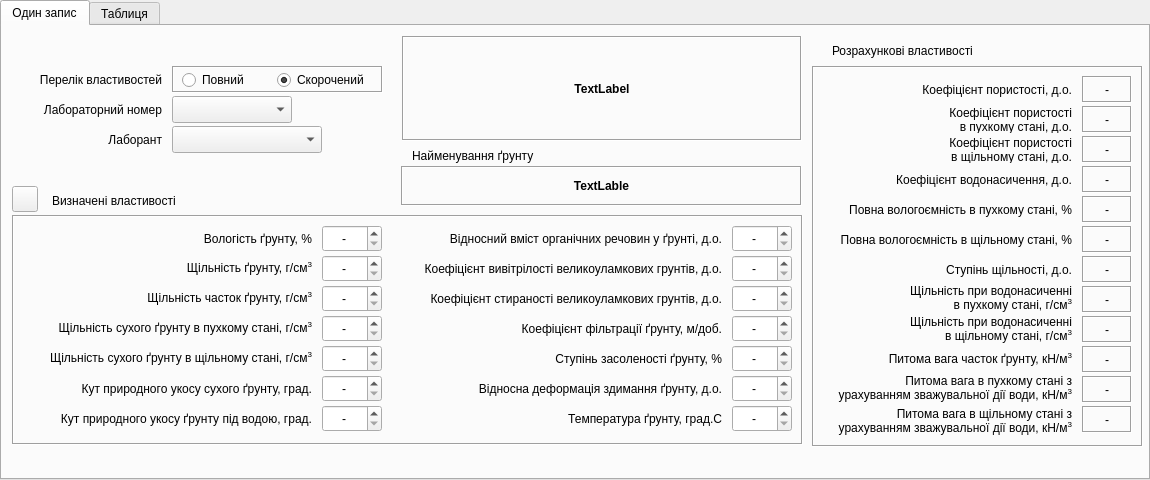
<?xml version="1.0" encoding="UTF-8"?>
<ui version="4.0">
 <class>Pesok_win</class>
 <widget class="QTabWidget" name="Pesok_win">
  <property name="geometry">
   <rect>
    <x>0</x>
    <y>0</y>
    <width>1150</width>
    <height>480</height>
   </rect>
  </property>
  <property name="windowTitle">
   <string>Властивості незв'язних (піщаних і великоуламкових) ґрунтів</string>
  </property>
  <property name="windowIcon">
   <iconset>
    <normaloff>../icons/16x16/categories/applications-engineering.png</normaloff>../icons/16x16/categories/applications-engineering.png</iconset>
  </property>
  <property name="locale">
   <locale language="Ukrainian" country="Ukraine"/>
  </property>
  <property name="currentIndex">
   <number>0</number>
  </property>
  <property name="tabsClosable">
   <bool>false</bool>
  </property>
  <property name="movable">
   <bool>false</bool>
  </property>
  <widget class="QWidget" name="tab">
   <attribute name="title">
    <string>Один запис</string>
   </attribute>
   <widget class="QLabel" name="label">
    <property name="geometry">
     <rect>
      <x>400</x>
      <y>10</y>
      <width>400</width>
      <height>105</height>
     </rect>
    </property>
    <property name="font">
     <font>
      <weight>75</weight>
      <bold>true</bold>
     </font>
    </property>
    <property name="frameShape">
     <enum>QFrame::Box</enum>
    </property>
    <property name="frameShadow">
     <enum>QFrame::Sunken</enum>
    </property>
    <property name="text">
     <string>TextLabel</string>
    </property>
    <property name="alignment">
     <set>Qt::AlignCenter</set>
    </property>
    <property name="wordWrap">
     <bool>true</bool>
    </property>
   </widget>
   <widget class="QLabel" name="label_19">
    <property name="geometry">
     <rect>
      <x>50</x>
      <y>160</y>
      <width>150</width>
      <height>30</height>
     </rect>
    </property>
    <property name="text">
     <string>Визначені властивості</string>
    </property>
    <property name="alignment">
     <set>Qt::AlignLeading|Qt::AlignLeft|Qt::AlignVCenter</set>
    </property>
   </widget>
   <widget class="QLabel" name="label_20">
    <property name="geometry">
     <rect>
      <x>10</x>
      <y>70</y>
      <width>150</width>
      <height>27</height>
     </rect>
    </property>
    <property name="sizePolicy">
     <sizepolicy hsizetype="Preferred" vsizetype="Preferred">
      <horstretch>0</horstretch>
      <verstretch>0</verstretch>
     </sizepolicy>
    </property>
    <property name="text">
     <string>Лабораторний номер</string>
    </property>
    <property name="alignment">
     <set>Qt::AlignRight|Qt::AlignTrailing|Qt::AlignVCenter</set>
    </property>
   </widget>
   <widget class="QComboBox" name="comboBox">
    <property name="geometry">
     <rect>
      <x>170</x>
      <y>70</y>
      <width>120</width>
      <height>27</height>
     </rect>
    </property>
   </widget>
   <widget class="QFrame" name="frame_2">
    <property name="geometry">
     <rect>
      <x>10</x>
      <y>189</y>
      <width>791</width>
      <height>230</height>
     </rect>
    </property>
    <property name="frameShape">
     <enum>QFrame::Box</enum>
    </property>
    <property name="frameShadow">
     <enum>QFrame::Sunken</enum>
    </property>
    <widget class="QLabel" name="label_14">
     <property name="geometry">
      <rect>
       <x>380</x>
       <y>130</y>
       <width>330</width>
       <height>27</height>
      </rect>
     </property>
     <property name="text">
      <string>Ступiнь засоленостi ґрунту, %</string>
     </property>
     <property name="alignment">
      <set>Qt::AlignRight|Qt::AlignTrailing|Qt::AlignVCenter</set>
     </property>
    </widget>
    <widget class="QDoubleSpinBox" name="doubleSpinBox_7">
     <property name="geometry">
      <rect>
       <x>310</x>
       <y>190</y>
       <width>60</width>
       <height>27</height>
      </rect>
     </property>
     <property name="alignment">
      <set>Qt::AlignCenter</set>
     </property>
     <property name="specialValueText">
      <string>-</string>
     </property>
     <property name="decimals">
      <number>1</number>
     </property>
     <property name="maximum">
      <double>90.000000000000000</double>
     </property>
     <property name="singleStep">
      <double>0.100000000000000</double>
     </property>
    </widget>
    <widget class="QLabel" name="label_3">
     <property name="geometry">
      <rect>
       <x>10</x>
       <y>10</y>
       <width>290</width>
       <height>27</height>
      </rect>
     </property>
     <property name="text">
      <string>Вологість ґрунту, %</string>
     </property>
     <property name="alignment">
      <set>Qt::AlignRight|Qt::AlignTrailing|Qt::AlignVCenter</set>
     </property>
    </widget>
    <widget class="QDoubleSpinBox" name="doubleSpinBox_6">
     <property name="geometry">
      <rect>
       <x>310</x>
       <y>160</y>
       <width>60</width>
       <height>27</height>
      </rect>
     </property>
     <property name="alignment">
      <set>Qt::AlignCenter</set>
     </property>
     <property name="specialValueText">
      <string>-</string>
     </property>
     <property name="decimals">
      <number>1</number>
     </property>
     <property name="maximum">
      <double>90.000000000000000</double>
     </property>
     <property name="singleStep">
      <double>0.100000000000000</double>
     </property>
     <property name="value">
      <double>0.000000000000000</double>
     </property>
    </widget>
    <widget class="QDoubleSpinBox" name="doubleSpinBox_11">
     <property name="geometry">
      <rect>
       <x>720</x>
       <y>100</y>
       <width>60</width>
       <height>27</height>
      </rect>
     </property>
     <property name="alignment">
      <set>Qt::AlignCenter</set>
     </property>
     <property name="specialValueText">
      <string>-</string>
     </property>
     <property name="singleStep">
      <double>0.010000000000000</double>
     </property>
    </widget>
    <widget class="QDoubleSpinBox" name="doubleSpinBox_14">
     <property name="geometry">
      <rect>
       <x>720</x>
       <y>190</y>
       <width>60</width>
       <height>27</height>
      </rect>
     </property>
     <property name="alignment">
      <set>Qt::AlignCenter</set>
     </property>
     <property name="specialValueText">
      <string>-</string>
     </property>
     <property name="decimals">
      <number>1</number>
     </property>
     <property name="minimum">
      <double>-99.000000000000000</double>
     </property>
     <property name="singleStep">
      <double>0.100000000000000</double>
     </property>
     <property name="value">
      <double>-99.000000000000000</double>
     </property>
    </widget>
    <widget class="QLabel" name="label_7">
     <property name="geometry">
      <rect>
       <x>10</x>
       <y>130</y>
       <width>290</width>
       <height>27</height>
      </rect>
     </property>
     <property name="text">
      <string>&lt;html&gt;&lt;head/&gt;&lt;body&gt;&lt;p&gt;Щільність сухого ґрунту в щільному стані, г/см&lt;span style=&quot; vertical-align:super;&quot;&gt;3&lt;/span&gt;&lt;/p&gt;&lt;/body&gt;&lt;/html&gt;</string>
     </property>
     <property name="alignment">
      <set>Qt::AlignRight|Qt::AlignTrailing|Qt::AlignVCenter</set>
     </property>
    </widget>
    <widget class="QLabel" name="label_15">
     <property name="geometry">
      <rect>
       <x>380</x>
       <y>160</y>
       <width>330</width>
       <height>27</height>
      </rect>
     </property>
     <property name="text">
      <string>Вiдносна деформацiя здимання ґрунту, д.о.</string>
     </property>
     <property name="alignment">
      <set>Qt::AlignRight|Qt::AlignTrailing|Qt::AlignVCenter</set>
     </property>
    </widget>
    <widget class="QDoubleSpinBox" name="doubleSpinBox_2">
     <property name="geometry">
      <rect>
       <x>310</x>
       <y>40</y>
       <width>60</width>
       <height>27</height>
      </rect>
     </property>
     <property name="alignment">
      <set>Qt::AlignCenter</set>
     </property>
     <property name="specialValueText">
      <string>-</string>
     </property>
     <property name="maximum">
      <double>5.000000000000000</double>
     </property>
     <property name="singleStep">
      <double>0.010000000000000</double>
     </property>
    </widget>
    <widget class="QLabel" name="label_16">
     <property name="geometry">
      <rect>
       <x>380</x>
       <y>190</y>
       <width>330</width>
       <height>27</height>
      </rect>
     </property>
     <property name="text">
      <string>Температура ґрунту, град.С</string>
     </property>
     <property name="alignment">
      <set>Qt::AlignRight|Qt::AlignTrailing|Qt::AlignVCenter</set>
     </property>
    </widget>
    <widget class="QLabel" name="label_4">
     <property name="geometry">
      <rect>
       <x>10</x>
       <y>40</y>
       <width>290</width>
       <height>27</height>
      </rect>
     </property>
     <property name="text">
      <string>&lt;html&gt;&lt;head/&gt;&lt;body&gt;&lt;p&gt;Щільність ґрунту, г/см&lt;span style=&quot; vertical-align:super;&quot;&gt;3&lt;/span&gt;&lt;/p&gt;&lt;/body&gt;&lt;/html&gt;</string>
     </property>
     <property name="alignment">
      <set>Qt::AlignRight|Qt::AlignTrailing|Qt::AlignVCenter</set>
     </property>
    </widget>
    <widget class="QDoubleSpinBox" name="doubleSpinBox_5">
     <property name="geometry">
      <rect>
       <x>310</x>
       <y>130</y>
       <width>60</width>
       <height>27</height>
      </rect>
     </property>
     <property name="alignment">
      <set>Qt::AlignCenter</set>
     </property>
     <property name="specialValueText">
      <string>-</string>
     </property>
     <property name="maximum">
      <double>5.000000000000000</double>
     </property>
     <property name="singleStep">
      <double>0.010000000000000</double>
     </property>
    </widget>
    <widget class="QDoubleSpinBox" name="doubleSpinBox_13">
     <property name="geometry">
      <rect>
       <x>720</x>
       <y>160</y>
       <width>60</width>
       <height>27</height>
      </rect>
     </property>
     <property name="alignment">
      <set>Qt::AlignCenter</set>
     </property>
     <property name="specialValueText">
      <string>-</string>
     </property>
     <property name="decimals">
      <number>3</number>
     </property>
     <property name="maximum">
      <double>1.000000000000000</double>
     </property>
     <property name="singleStep">
      <double>0.001000000000000</double>
     </property>
    </widget>
    <widget class="QLabel" name="label_9">
     <property name="geometry">
      <rect>
       <x>10</x>
       <y>190</y>
       <width>290</width>
       <height>27</height>
      </rect>
     </property>
     <property name="text">
      <string>Кут природного укосу ґрунту під водою, град.</string>
     </property>
     <property name="alignment">
      <set>Qt::AlignRight|Qt::AlignTrailing|Qt::AlignVCenter</set>
     </property>
    </widget>
    <widget class="QLabel" name="label_10">
     <property name="geometry">
      <rect>
       <x>380</x>
       <y>10</y>
       <width>330</width>
       <height>27</height>
      </rect>
     </property>
     <property name="text">
      <string>Вiдносний вмiст органiчних речовин у ґрунті, д.о.</string>
     </property>
     <property name="alignment">
      <set>Qt::AlignRight|Qt::AlignTrailing|Qt::AlignVCenter</set>
     </property>
    </widget>
    <widget class="QDoubleSpinBox" name="doubleSpinBox_9">
     <property name="geometry">
      <rect>
       <x>720</x>
       <y>40</y>
       <width>60</width>
       <height>27</height>
      </rect>
     </property>
     <property name="alignment">
      <set>Qt::AlignCenter</set>
     </property>
     <property name="specialValueText">
      <string>-</string>
     </property>
     <property name="maximum">
      <double>1.000000000000000</double>
     </property>
     <property name="singleStep">
      <double>0.010000000000000</double>
     </property>
    </widget>
    <widget class="QDoubleSpinBox" name="doubleSpinBox_4">
     <property name="geometry">
      <rect>
       <x>310</x>
       <y>100</y>
       <width>60</width>
       <height>27</height>
      </rect>
     </property>
     <property name="alignment">
      <set>Qt::AlignCenter</set>
     </property>
     <property name="specialValueText">
      <string>-</string>
     </property>
     <property name="maximum">
      <double>5.000000000000000</double>
     </property>
     <property name="singleStep">
      <double>0.010000000000000</double>
     </property>
    </widget>
    <widget class="QDoubleSpinBox" name="doubleSpinBox">
     <property name="geometry">
      <rect>
       <x>310</x>
       <y>10</y>
       <width>60</width>
       <height>27</height>
      </rect>
     </property>
     <property name="wrapping">
      <bool>false</bool>
     </property>
     <property name="alignment">
      <set>Qt::AlignCenter</set>
     </property>
     <property name="specialValueText">
      <string>-</string>
     </property>
     <property name="decimals">
      <number>1</number>
     </property>
     <property name="maximum">
      <double>999.000000000000000</double>
     </property>
     <property name="singleStep">
      <double>0.100000000000000</double>
     </property>
     <property name="value">
      <double>0.000000000000000</double>
     </property>
    </widget>
    <widget class="QLabel" name="label_13">
     <property name="geometry">
      <rect>
       <x>380</x>
       <y>100</y>
       <width>330</width>
       <height>27</height>
      </rect>
     </property>
     <property name="text">
      <string>Коефiцiєнт фiльтрацiї ґрунту, м/доб.</string>
     </property>
     <property name="alignment">
      <set>Qt::AlignRight|Qt::AlignTrailing|Qt::AlignVCenter</set>
     </property>
    </widget>
    <widget class="QLabel" name="label_5">
     <property name="geometry">
      <rect>
       <x>10</x>
       <y>70</y>
       <width>290</width>
       <height>27</height>
      </rect>
     </property>
     <property name="text">
      <string>&lt;html&gt;&lt;head/&gt;&lt;body&gt;&lt;p&gt;Щiльнiсть часток ґрунту, г/см&lt;span style=&quot; vertical-align:super;&quot;&gt;3&lt;/span&gt;&lt;/p&gt;&lt;/body&gt;&lt;/html&gt;</string>
     </property>
     <property name="alignment">
      <set>Qt::AlignRight|Qt::AlignTrailing|Qt::AlignVCenter</set>
     </property>
    </widget>
    <widget class="QLabel" name="label_6">
     <property name="geometry">
      <rect>
       <x>10</x>
       <y>100</y>
       <width>290</width>
       <height>27</height>
      </rect>
     </property>
     <property name="text">
      <string>&lt;html&gt;&lt;head/&gt;&lt;body&gt;&lt;p&gt;Щільність сухого ґрунту в пухкому стані, г/см&lt;span style=&quot; vertical-align:super;&quot;&gt;3&lt;/span&gt;&lt;/p&gt;&lt;/body&gt;&lt;/html&gt;</string>
     </property>
     <property name="alignment">
      <set>Qt::AlignRight|Qt::AlignTrailing|Qt::AlignVCenter</set>
     </property>
    </widget>
    <widget class="QLabel" name="label_8">
     <property name="geometry">
      <rect>
       <x>10</x>
       <y>160</y>
       <width>290</width>
       <height>27</height>
      </rect>
     </property>
     <property name="text">
      <string>Кут природного укосу сухого ґрунту, град.</string>
     </property>
     <property name="alignment">
      <set>Qt::AlignRight|Qt::AlignTrailing|Qt::AlignVCenter</set>
     </property>
    </widget>
    <widget class="QLabel" name="label_11">
     <property name="geometry">
      <rect>
       <x>380</x>
       <y>40</y>
       <width>330</width>
       <height>27</height>
      </rect>
     </property>
     <property name="text">
      <string>Коефiцiєнт вивiтрiлостi великоуламкових грунтiв, д.о.</string>
     </property>
     <property name="alignment">
      <set>Qt::AlignRight|Qt::AlignTrailing|Qt::AlignVCenter</set>
     </property>
    </widget>
    <widget class="QDoubleSpinBox" name="doubleSpinBox_8">
     <property name="geometry">
      <rect>
       <x>720</x>
       <y>10</y>
       <width>60</width>
       <height>27</height>
      </rect>
     </property>
     <property name="alignment">
      <set>Qt::AlignCenter</set>
     </property>
     <property name="specialValueText">
      <string>-</string>
     </property>
     <property name="maximum">
      <double>1.000000000000000</double>
     </property>
     <property name="singleStep">
      <double>0.010000000000000</double>
     </property>
    </widget>
    <widget class="QLabel" name="label_12">
     <property name="geometry">
      <rect>
       <x>380</x>
       <y>70</y>
       <width>330</width>
       <height>27</height>
      </rect>
     </property>
     <property name="text">
      <string>Коефіцієнт стираності великоуламкових грунтiв, д.о.</string>
     </property>
     <property name="alignment">
      <set>Qt::AlignRight|Qt::AlignTrailing|Qt::AlignVCenter</set>
     </property>
    </widget>
    <widget class="QDoubleSpinBox" name="doubleSpinBox_3">
     <property name="geometry">
      <rect>
       <x>310</x>
       <y>70</y>
       <width>60</width>
       <height>27</height>
      </rect>
     </property>
     <property name="alignment">
      <set>Qt::AlignCenter</set>
     </property>
     <property name="specialValueText">
      <string>-</string>
     </property>
     <property name="maximum">
      <double>5.000000000000000</double>
     </property>
     <property name="singleStep">
      <double>0.010000000000000</double>
     </property>
    </widget>
    <widget class="QDoubleSpinBox" name="doubleSpinBox_10">
     <property name="geometry">
      <rect>
       <x>720</x>
       <y>70</y>
       <width>60</width>
       <height>27</height>
      </rect>
     </property>
     <property name="alignment">
      <set>Qt::AlignCenter</set>
     </property>
     <property name="specialValueText">
      <string>-</string>
     </property>
     <property name="maximum">
      <double>1.000000000000000</double>
     </property>
     <property name="singleStep">
      <double>0.010000000000000</double>
     </property>
    </widget>
    <widget class="QDoubleSpinBox" name="doubleSpinBox_12">
     <property name="geometry">
      <rect>
       <x>720</x>
       <y>130</y>
       <width>60</width>
       <height>27</height>
      </rect>
     </property>
     <property name="alignment">
      <set>Qt::AlignCenter</set>
     </property>
     <property name="specialValueText">
      <string>-</string>
     </property>
     <property name="decimals">
      <number>1</number>
     </property>
     <property name="maximum">
      <double>100.000000000000000</double>
     </property>
     <property name="singleStep">
      <double>0.100000000000000</double>
     </property>
    </widget>
   </widget>
   <widget class="QFrame" name="frame_3">
    <property name="geometry">
     <rect>
      <x>810</x>
      <y>40</y>
      <width>331</width>
      <height>381</height>
     </rect>
    </property>
    <property name="frameShape">
     <enum>QFrame::Box</enum>
    </property>
    <property name="frameShadow">
     <enum>QFrame::Sunken</enum>
    </property>
    <widget class="QLabel" name="label_28">
     <property name="geometry">
      <rect>
       <x>10</x>
       <y>160</y>
       <width>250</width>
       <height>27</height>
      </rect>
     </property>
     <property name="text">
      <string>Повна вологоємність в щільному стані, %</string>
     </property>
     <property name="alignment">
      <set>Qt::AlignRight|Qt::AlignTrailing|Qt::AlignVCenter</set>
     </property>
     <property name="wordWrap">
      <bool>true</bool>
     </property>
    </widget>
    <widget class="QLabel" name="label_31">
     <property name="geometry">
      <rect>
       <x>270</x>
       <y>70</y>
       <width>50</width>
       <height>27</height>
      </rect>
     </property>
     <property name="font">
      <font>
       <weight>50</weight>
       <bold>false</bold>
      </font>
     </property>
     <property name="frameShape">
      <enum>QFrame::Box</enum>
     </property>
     <property name="frameShadow">
      <enum>QFrame::Sunken</enum>
     </property>
     <property name="text">
      <string>-</string>
     </property>
     <property name="alignment">
      <set>Qt::AlignCenter</set>
     </property>
     <property name="margin">
      <number>0</number>
     </property>
     <property name="indent">
      <number>-1</number>
     </property>
    </widget>
    <widget class="QLabel" name="label_26">
     <property name="geometry">
      <rect>
       <x>10</x>
       <y>100</y>
       <width>250</width>
       <height>27</height>
      </rect>
     </property>
     <property name="text">
      <string>Коефіцієнт водонасичення, д.о.</string>
     </property>
     <property name="alignment">
      <set>Qt::AlignRight|Qt::AlignTrailing|Qt::AlignVCenter</set>
     </property>
     <property name="wordWrap">
      <bool>true</bool>
     </property>
    </widget>
    <widget class="QLabel" name="label_32">
     <property name="geometry">
      <rect>
       <x>270</x>
       <y>100</y>
       <width>50</width>
       <height>27</height>
      </rect>
     </property>
     <property name="font">
      <font>
       <weight>50</weight>
       <bold>false</bold>
      </font>
     </property>
     <property name="frameShape">
      <enum>QFrame::Box</enum>
     </property>
     <property name="frameShadow">
      <enum>QFrame::Sunken</enum>
     </property>
     <property name="text">
      <string>-</string>
     </property>
     <property name="alignment">
      <set>Qt::AlignCenter</set>
     </property>
     <property name="margin">
      <number>0</number>
     </property>
     <property name="indent">
      <number>-1</number>
     </property>
    </widget>
    <widget class="QLabel" name="label_23">
     <property name="geometry">
      <rect>
       <x>10</x>
       <y>10</y>
       <width>250</width>
       <height>27</height>
      </rect>
     </property>
     <property name="text">
      <string>Коефіцієнт пористості, д.о.</string>
     </property>
     <property name="alignment">
      <set>Qt::AlignRight|Qt::AlignTrailing|Qt::AlignVCenter</set>
     </property>
     <property name="wordWrap">
      <bool>true</bool>
     </property>
    </widget>
    <widget class="QLabel" name="label_29">
     <property name="geometry">
      <rect>
       <x>270</x>
       <y>10</y>
       <width>50</width>
       <height>27</height>
      </rect>
     </property>
     <property name="font">
      <font>
       <weight>50</weight>
       <bold>false</bold>
      </font>
     </property>
     <property name="frameShape">
      <enum>QFrame::Box</enum>
     </property>
     <property name="frameShadow">
      <enum>QFrame::Sunken</enum>
     </property>
     <property name="text">
      <string>-</string>
     </property>
     <property name="alignment">
      <set>Qt::AlignCenter</set>
     </property>
     <property name="margin">
      <number>0</number>
     </property>
     <property name="indent">
      <number>-1</number>
     </property>
    </widget>
    <widget class="QLabel" name="label_30">
     <property name="geometry">
      <rect>
       <x>270</x>
       <y>40</y>
       <width>50</width>
       <height>27</height>
      </rect>
     </property>
     <property name="font">
      <font>
       <weight>50</weight>
       <bold>false</bold>
      </font>
     </property>
     <property name="frameShape">
      <enum>QFrame::Box</enum>
     </property>
     <property name="frameShadow">
      <enum>QFrame::Sunken</enum>
     </property>
     <property name="text">
      <string>-</string>
     </property>
     <property name="alignment">
      <set>Qt::AlignCenter</set>
     </property>
     <property name="margin">
      <number>0</number>
     </property>
     <property name="indent">
      <number>-1</number>
     </property>
    </widget>
    <widget class="QLabel" name="label_34">
     <property name="geometry">
      <rect>
       <x>270</x>
       <y>160</y>
       <width>50</width>
       <height>27</height>
      </rect>
     </property>
     <property name="font">
      <font>
       <weight>50</weight>
       <bold>false</bold>
      </font>
     </property>
     <property name="frameShape">
      <enum>QFrame::Box</enum>
     </property>
     <property name="frameShadow">
      <enum>QFrame::Sunken</enum>
     </property>
     <property name="text">
      <string>-</string>
     </property>
     <property name="alignment">
      <set>Qt::AlignCenter</set>
     </property>
     <property name="margin">
      <number>0</number>
     </property>
     <property name="indent">
      <number>-1</number>
     </property>
    </widget>
    <widget class="QLabel" name="label_24">
     <property name="geometry">
      <rect>
       <x>10</x>
       <y>40</y>
       <width>250</width>
       <height>27</height>
      </rect>
     </property>
     <property name="text">
      <string>Коефіцієнт пористості 
в пухкому стані, д.о.</string>
     </property>
     <property name="alignment">
      <set>Qt::AlignRight|Qt::AlignTrailing|Qt::AlignVCenter</set>
     </property>
     <property name="wordWrap">
      <bool>true</bool>
     </property>
    </widget>
    <widget class="QLabel" name="label_27">
     <property name="geometry">
      <rect>
       <x>10</x>
       <y>130</y>
       <width>250</width>
       <height>27</height>
      </rect>
     </property>
     <property name="text">
      <string>Повна вологоємність в пухкому стані, %</string>
     </property>
     <property name="alignment">
      <set>Qt::AlignRight|Qt::AlignTrailing|Qt::AlignVCenter</set>
     </property>
     <property name="wordWrap">
      <bool>true</bool>
     </property>
    </widget>
    <widget class="QLabel" name="label_33">
     <property name="geometry">
      <rect>
       <x>270</x>
       <y>130</y>
       <width>50</width>
       <height>27</height>
      </rect>
     </property>
     <property name="font">
      <font>
       <weight>50</weight>
       <bold>false</bold>
      </font>
     </property>
     <property name="frameShape">
      <enum>QFrame::Box</enum>
     </property>
     <property name="frameShadow">
      <enum>QFrame::Sunken</enum>
     </property>
     <property name="text">
      <string>-</string>
     </property>
     <property name="alignment">
      <set>Qt::AlignCenter</set>
     </property>
     <property name="margin">
      <number>0</number>
     </property>
     <property name="indent">
      <number>-1</number>
     </property>
    </widget>
    <widget class="QLabel" name="label_25">
     <property name="geometry">
      <rect>
       <x>10</x>
       <y>70</y>
       <width>250</width>
       <height>27</height>
      </rect>
     </property>
     <property name="text">
      <string>Коефіцієнт пористості 
в щільному стані, д.о.</string>
     </property>
     <property name="alignment">
      <set>Qt::AlignRight|Qt::AlignTrailing|Qt::AlignVCenter</set>
     </property>
     <property name="wordWrap">
      <bool>true</bool>
     </property>
    </widget>
    <widget class="QLabel" name="label_36">
     <property name="geometry">
      <rect>
       <x>10</x>
       <y>216</y>
       <width>250</width>
       <height>32</height>
      </rect>
     </property>
     <property name="text">
      <string>&lt;html&gt;&lt;head/&gt;&lt;body&gt;&lt;p&gt;Щільність при водонасиченні&lt;br/&gt;в пухкому стані, г/см&lt;span style=&quot; vertical-align:super;&quot;&gt;3&lt;/span&gt;&lt;/p&gt;&lt;/body&gt;&lt;/html&gt;</string>
     </property>
     <property name="alignment">
      <set>Qt::AlignRight|Qt::AlignTrailing|Qt::AlignVCenter</set>
     </property>
     <property name="wordWrap">
      <bool>true</bool>
     </property>
    </widget>
    <widget class="QLabel" name="label_37">
     <property name="geometry">
      <rect>
       <x>270</x>
       <y>220</y>
       <width>50</width>
       <height>27</height>
      </rect>
     </property>
     <property name="font">
      <font>
       <weight>50</weight>
       <bold>false</bold>
      </font>
     </property>
     <property name="frameShape">
      <enum>QFrame::Box</enum>
     </property>
     <property name="frameShadow">
      <enum>QFrame::Sunken</enum>
     </property>
     <property name="text">
      <string>-</string>
     </property>
     <property name="alignment">
      <set>Qt::AlignCenter</set>
     </property>
     <property name="margin">
      <number>0</number>
     </property>
     <property name="indent">
      <number>-1</number>
     </property>
    </widget>
    <widget class="QLabel" name="label_38">
     <property name="geometry">
      <rect>
       <x>270</x>
       <y>190</y>
       <width>50</width>
       <height>27</height>
      </rect>
     </property>
     <property name="font">
      <font>
       <weight>50</weight>
       <bold>false</bold>
      </font>
     </property>
     <property name="frameShape">
      <enum>QFrame::Box</enum>
     </property>
     <property name="frameShadow">
      <enum>QFrame::Sunken</enum>
     </property>
     <property name="text">
      <string>-</string>
     </property>
     <property name="alignment">
      <set>Qt::AlignCenter</set>
     </property>
     <property name="margin">
      <number>0</number>
     </property>
     <property name="indent">
      <number>-1</number>
     </property>
    </widget>
    <widget class="QLabel" name="label_39">
     <property name="geometry">
      <rect>
       <x>10</x>
       <y>190</y>
       <width>250</width>
       <height>27</height>
      </rect>
     </property>
     <property name="text">
      <string>Ступінь щільності, д.о.</string>
     </property>
     <property name="alignment">
      <set>Qt::AlignRight|Qt::AlignTrailing|Qt::AlignVCenter</set>
     </property>
     <property name="wordWrap">
      <bool>true</bool>
     </property>
    </widget>
    <widget class="QLabel" name="label_40">
     <property name="geometry">
      <rect>
       <x>10</x>
       <y>247</y>
       <width>250</width>
       <height>32</height>
      </rect>
     </property>
     <property name="text">
      <string>&lt;html&gt;&lt;head/&gt;&lt;body&gt;&lt;p&gt;Щільність при водонасиченні&lt;br/&gt;в щільному стані, г/см&lt;span style=&quot; vertical-align:super;&quot;&gt;3&lt;/span&gt;&lt;/p&gt;&lt;/body&gt;&lt;/html&gt;</string>
     </property>
     <property name="alignment">
      <set>Qt::AlignRight|Qt::AlignTrailing|Qt::AlignVCenter</set>
     </property>
     <property name="wordWrap">
      <bool>true</bool>
     </property>
    </widget>
    <widget class="QLabel" name="label_41">
     <property name="geometry">
      <rect>
       <x>270</x>
       <y>250</y>
       <width>50</width>
       <height>27</height>
      </rect>
     </property>
     <property name="font">
      <font>
       <weight>50</weight>
       <bold>false</bold>
      </font>
     </property>
     <property name="frameShape">
      <enum>QFrame::Box</enum>
     </property>
     <property name="frameShadow">
      <enum>QFrame::Sunken</enum>
     </property>
     <property name="text">
      <string>-</string>
     </property>
     <property name="alignment">
      <set>Qt::AlignCenter</set>
     </property>
     <property name="margin">
      <number>0</number>
     </property>
     <property name="indent">
      <number>-1</number>
     </property>
    </widget>
    <widget class="QLabel" name="label_42">
     <property name="geometry">
      <rect>
       <x>270</x>
       <y>280</y>
       <width>50</width>
       <height>27</height>
      </rect>
     </property>
     <property name="font">
      <font>
       <weight>50</weight>
       <bold>false</bold>
      </font>
     </property>
     <property name="frameShape">
      <enum>QFrame::Box</enum>
     </property>
     <property name="frameShadow">
      <enum>QFrame::Sunken</enum>
     </property>
     <property name="text">
      <string>-</string>
     </property>
     <property name="alignment">
      <set>Qt::AlignCenter</set>
     </property>
     <property name="margin">
      <number>0</number>
     </property>
     <property name="indent">
      <number>-1</number>
     </property>
    </widget>
    <widget class="QLabel" name="label_43">
     <property name="geometry">
      <rect>
       <x>10</x>
       <y>280</y>
       <width>250</width>
       <height>27</height>
      </rect>
     </property>
     <property name="text">
      <string>&lt;html&gt;&lt;head/&gt;&lt;body&gt;&lt;p&gt;Питома вага часток ґрунту, кН/м&lt;span style=&quot; vertical-align:super;&quot;&gt;3&lt;/span&gt;&lt;/p&gt;&lt;/body&gt;&lt;/html&gt;</string>
     </property>
     <property name="alignment">
      <set>Qt::AlignRight|Qt::AlignTrailing|Qt::AlignVCenter</set>
     </property>
     <property name="wordWrap">
      <bool>true</bool>
     </property>
    </widget>
    <widget class="QLabel" name="label_44">
     <property name="geometry">
      <rect>
       <x>9</x>
       <y>306</y>
       <width>251</width>
       <height>32</height>
      </rect>
     </property>
     <property name="text">
      <string>&lt;html&gt;&lt;head/&gt;&lt;body&gt;&lt;p&gt;Питома вага в пухкому стані з&lt;br/&gt;урахуванням зважувальної дії води, кН/м&lt;span style=&quot; vertical-align:super;&quot;&gt;3&lt;/span&gt;&lt;/p&gt;&lt;/body&gt;&lt;/html&gt;</string>
     </property>
     <property name="alignment">
      <set>Qt::AlignRight|Qt::AlignTrailing|Qt::AlignVCenter</set>
     </property>
     <property name="wordWrap">
      <bool>true</bool>
     </property>
    </widget>
    <widget class="QLabel" name="label_45">
     <property name="geometry">
      <rect>
       <x>270</x>
       <y>310</y>
       <width>50</width>
       <height>27</height>
      </rect>
     </property>
     <property name="font">
      <font>
       <weight>50</weight>
       <bold>false</bold>
      </font>
     </property>
     <property name="frameShape">
      <enum>QFrame::Box</enum>
     </property>
     <property name="frameShadow">
      <enum>QFrame::Sunken</enum>
     </property>
     <property name="text">
      <string>-</string>
     </property>
     <property name="alignment">
      <set>Qt::AlignCenter</set>
     </property>
     <property name="margin">
      <number>0</number>
     </property>
     <property name="indent">
      <number>-1</number>
     </property>
    </widget>
    <widget class="QLabel" name="label_46">
     <property name="geometry">
      <rect>
       <x>10</x>
       <y>339</y>
       <width>250</width>
       <height>32</height>
      </rect>
     </property>
     <property name="sizePolicy">
      <sizepolicy hsizetype="Preferred" vsizetype="Preferred">
       <horstretch>0</horstretch>
       <verstretch>0</verstretch>
      </sizepolicy>
     </property>
     <property name="text">
      <string>&lt;html&gt;&lt;head/&gt;&lt;body&gt;&lt;p&gt;Питома вага в щільному стані з&lt;br/&gt;урахуванням зважувальної дії води, кН/м&lt;span style=&quot; vertical-align:super;&quot;&gt;3&lt;/span&gt;&lt;/p&gt;&lt;/body&gt;&lt;/html&gt;</string>
     </property>
     <property name="alignment">
      <set>Qt::AlignRight|Qt::AlignTrailing|Qt::AlignVCenter</set>
     </property>
     <property name="wordWrap">
      <bool>true</bool>
     </property>
    </widget>
    <widget class="QLabel" name="label_47">
     <property name="geometry">
      <rect>
       <x>270</x>
       <y>340</y>
       <width>50</width>
       <height>27</height>
      </rect>
     </property>
     <property name="font">
      <font>
       <weight>50</weight>
       <bold>false</bold>
      </font>
     </property>
     <property name="frameShape">
      <enum>QFrame::Box</enum>
     </property>
     <property name="frameShadow">
      <enum>QFrame::Sunken</enum>
     </property>
     <property name="text">
      <string>-</string>
     </property>
     <property name="alignment">
      <set>Qt::AlignCenter</set>
     </property>
     <property name="margin">
      <number>0</number>
     </property>
     <property name="indent">
      <number>-1</number>
     </property>
    </widget>
   </widget>
   <widget class="QLabel" name="label_35">
    <property name="geometry">
     <rect>
      <x>830</x>
      <y>10</y>
      <width>160</width>
      <height>30</height>
     </rect>
    </property>
    <property name="text">
     <string>Розрахункові властивості</string>
    </property>
   </widget>
   <widget class="QLabel" name="label_18">
    <property name="geometry">
     <rect>
      <x>399</x>
      <y>140</y>
      <width>401</width>
      <height>40</height>
     </rect>
    </property>
    <property name="font">
     <font>
      <weight>75</weight>
      <bold>true</bold>
     </font>
    </property>
    <property name="frameShape">
     <enum>QFrame::Box</enum>
    </property>
    <property name="frameShadow">
     <enum>QFrame::Sunken</enum>
    </property>
    <property name="text">
     <string>TextLable</string>
    </property>
    <property name="alignment">
     <set>Qt::AlignCenter</set>
    </property>
    <property name="wordWrap">
     <bool>true</bool>
    </property>
   </widget>
   <widget class="QLabel" name="label_2">
    <property name="geometry">
     <rect>
      <x>410</x>
      <y>120</y>
      <width>150</width>
      <height>20</height>
     </rect>
    </property>
    <property name="text">
     <string>Найменування ґрунту</string>
    </property>
    <property name="alignment">
     <set>Qt::AlignLeading|Qt::AlignLeft|Qt::AlignVCenter</set>
    </property>
   </widget>
   <widget class="QFrame" name="frame">
    <property name="geometry">
     <rect>
      <x>170</x>
      <y>40</y>
      <width>211</width>
      <height>27</height>
     </rect>
    </property>
    <property name="frameShape">
     <enum>QFrame::Box</enum>
    </property>
    <property name="frameShadow">
     <enum>QFrame::Sunken</enum>
    </property>
    <widget class="QWidget" name="layoutWidget">
     <property name="geometry">
      <rect>
       <x>10</x>
       <y>2</y>
       <width>187</width>
       <height>24</height>
      </rect>
     </property>
     <layout class="QHBoxLayout" name="horizontalLayout">
      <property name="spacing">
       <number>5</number>
      </property>
      <item>
       <widget class="QRadioButton" name="radioButton_2">
        <property name="text">
         <string>Повний</string>
        </property>
       </widget>
      </item>
      <item>
       <widget class="QRadioButton" name="radioButton">
        <property name="text">
         <string>Скорочений</string>
        </property>
        <property name="checkable">
         <bool>true</bool>
        </property>
        <property name="checked">
         <bool>true</bool>
        </property>
       </widget>
      </item>
     </layout>
    </widget>
   </widget>
   <widget class="QLabel" name="label_17">
    <property name="geometry">
     <rect>
      <x>10</x>
      <y>40</y>
      <width>150</width>
      <height>27</height>
     </rect>
    </property>
    <property name="text">
     <string>Перелік властивостей</string>
    </property>
    <property name="alignment">
     <set>Qt::AlignRight|Qt::AlignTrailing|Qt::AlignVCenter</set>
    </property>
   </widget>
   <widget class="QToolButton" name="toolButton_6">
    <property name="geometry">
     <rect>
      <x>10</x>
      <y>160</y>
      <width>26</width>
      <height>26</height>
     </rect>
    </property>
    <property name="toolTip">
     <string>Очистити комірку від значення</string>
    </property>
    <property name="statusTip">
     <string>Очистити комірку від значення. Відобразити None</string>
    </property>
    <property name="icon">
     <iconset>
      <normaloff>../icons/16x16/actions/edit-clear.png</normaloff>../icons/16x16/actions/edit-clear.png</iconset>
    </property>
   </widget>
   <widget class="QComboBox" name="comboBox_2">
    <property name="geometry">
     <rect>
      <x>170</x>
      <y>100</y>
      <width>150</width>
      <height>27</height>
     </rect>
    </property>
   </widget>
   <widget class="QLabel" name="label_48">
    <property name="geometry">
     <rect>
      <x>10</x>
      <y>100</y>
      <width>150</width>
      <height>27</height>
     </rect>
    </property>
    <property name="sizePolicy">
     <sizepolicy hsizetype="Preferred" vsizetype="Preferred">
      <horstretch>0</horstretch>
      <verstretch>0</verstretch>
     </sizepolicy>
    </property>
    <property name="text">
     <string>Лаборант</string>
    </property>
    <property name="alignment">
     <set>Qt::AlignRight|Qt::AlignTrailing|Qt::AlignVCenter</set>
    </property>
   </widget>
   <zorder>frame_2</zorder>
   <zorder>label</zorder>
   <zorder>label_19</zorder>
   <zorder>label_20</zorder>
   <zorder>comboBox</zorder>
   <zorder>frame_3</zorder>
   <zorder>label_35</zorder>
   <zorder>label_18</zorder>
   <zorder>label_2</zorder>
   <zorder>frame</zorder>
   <zorder>label_17</zorder>
   <zorder>toolButton_6</zorder>
   <zorder>comboBox_2</zorder>
   <zorder>label_48</zorder>
  </widget>
  <widget class="QWidget" name="tab">
   <attribute name="title">
    <string>Таблиця</string>
   </attribute>
   <layout class="QGridLayout" name="gridLayout">
    <item row="0" column="0">
     <widget class="QTableView" name="tablePesok">
      <property name="frameShape">
       <enum>QFrame::StyledPanel</enum>
      </property>
      <property name="autoScroll">
       <bool>true</bool>
      </property>
     </widget>
    </item>
   </layout>
  </widget>
 </widget>
 <tabstops>
  <tabstop>radioButton_2</tabstop>
  <tabstop>radioButton</tabstop>
  <tabstop>comboBox</tabstop>
  <tabstop>comboBox_2</tabstop>
  <tabstop>doubleSpinBox</tabstop>
  <tabstop>doubleSpinBox_2</tabstop>
  <tabstop>doubleSpinBox_3</tabstop>
  <tabstop>doubleSpinBox_4</tabstop>
  <tabstop>doubleSpinBox_5</tabstop>
  <tabstop>doubleSpinBox_6</tabstop>
  <tabstop>doubleSpinBox_7</tabstop>
  <tabstop>doubleSpinBox_8</tabstop>
  <tabstop>doubleSpinBox_9</tabstop>
  <tabstop>doubleSpinBox_10</tabstop>
  <tabstop>doubleSpinBox_11</tabstop>
  <tabstop>doubleSpinBox_12</tabstop>
  <tabstop>doubleSpinBox_13</tabstop>
  <tabstop>doubleSpinBox_14</tabstop>
  <tabstop>toolButton_6</tabstop>
  <tabstop>tablePesok</tabstop>
 </tabstops>
 <resources/>
 <connections/>
</ui>
